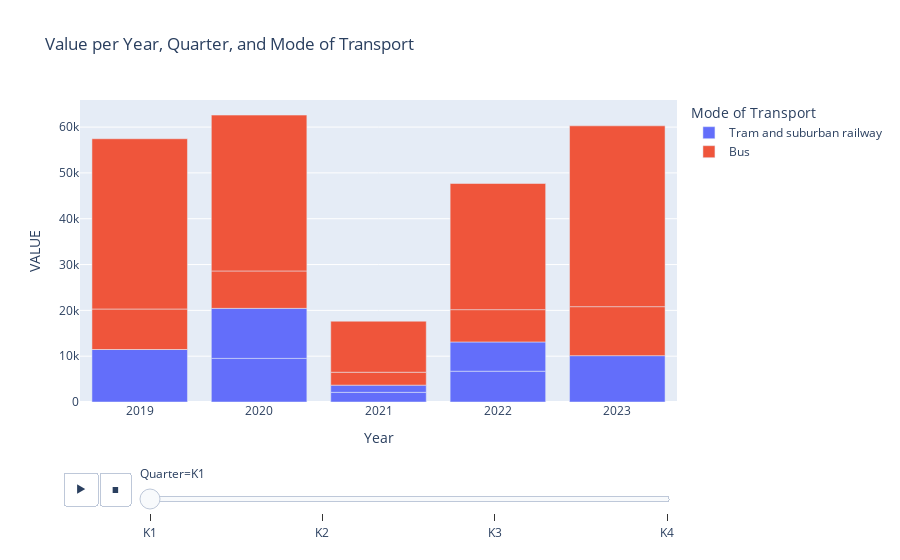

The notebook cell saved with this chart:
### Code cell
# Create an interactive bar chart with Plotly Express
fig = px.bar(Ireland, x='Year', y='VALUE', color='Mode of Transport', 
             animation_frame='Quarter', 
             title='Value per Year, Quarter, and Mode of Transport')

# Show the plot
fig.show()

### Figure 1 — Plotly figure (JSON) as saved in the notebook; plotly's stock layout.template omitted (floating-point values rounded to 4 significant figures)
{"data": [{"alignmentgroup": "True", "hovertemplate": "Mode of Transport=Tram and suburban railway<br>Quarter=K1<br>Year=%{x}<br>VALUE=%{y}<extra></extra>", "legendgroup": "Tram and suburban railway", "marker": {"color": "#636efa", "pattern": {"shape": ""}}, "name": "Tram and suburban railway", "offsetgroup": "Tram and suburban railway", "orientation": "v", "showlegend": true, "textposition": "auto", "type": "bar", "x": [2019, 2020, 2021, 2022, 2019, 2020, 2021, 2022, 2023], "xaxis": "x", "y": [11455, 9520, 2109, 6719, 0, 10917, 1572, 6384, 10114], "yaxis": "y"}, {"alignmentgroup": "True", "hovertemplate": "Mode of Transport=Bus<br>Quarter=K1<br>Year=%{x}<br>VALUE=%{y}<extra></extra>", "legendgroup": "Bus", "marker": {"color": "#EF553B", "pattern": {"shape": ""}}, "name": "Bus", "offsetgroup": "Bus", "orientation": "v", "showlegend": true, "textposition": "auto", "type": "bar", "x": [2019, 2019, 2020, 2020, 2021, 2021, 2022, 2022, 2023, 2023], "xaxis": "x", "y": [8839, 37158, 8161, 34017, 2817, 11137, 7052, 27533, 10694, 39462], "yaxis": "y"}], "layout": {"barmode": "relative", "legend": {"title": {"text": "Mode of Transport"}, "tracegroupgap": 0}, "sliders": [{"active": 0, "currentvalue": {"prefix": "Quarter="}, "len": 0.9, "pad": {"b": 10, "t": 60}, "steps": [{"args": [["K1"], {"frame": {"duration": 0, "redraw": true}, "fromcurrent": true, "mode": "immediate", "transition": {"duration": 0, "easing": "linear"}}], "label": "K1", "method": "animate"}, {"args": [["K2"], {"frame": {"duration": 0, "redraw": true}, "fromcurrent": true, "mode": "immediate", "transition": {"duration": 0, "easing": "linear"}}], "label": "K2", "method": "animate"}, {"args": [["K3"], {"frame": {"duration": 0, "redraw": true}, "fromcurrent": true, "mode": "immediate", "transition": {"duration": 0, "easing": "linear"}}], "label": "K3", "method": "animate"}, {"args": [["K4"], {"frame": {"duration": 0, "redraw": true}, "fromcurrent": true, "mode": "immediate", "transition": {"duration": 0, "easing": "linear"}}], "label": "K4", "method": "animate"}], "x": 0.1, "xanchor": "left", "y": 0, "yanchor": "top"}], "title": {"text": "Value per Year, Quarter, and Mode of Transport"}, "updatemenus": [{"buttons": [{"args": [null, {"frame": {"duration": 500, "redraw": true}, "fromcurrent": true, "mode": "immediate", "transition": {"duration": 500, "easing": "linear"}}], "label": "&#9654;", "method": "animate"}, {"args": [[null], {"frame": {"duration": 0, "redraw": true}, "fromcurrent": true, "mode": "immediate", "transition": {"duration": 0, "easing": "linear"}}], "label": "&#9724;", "method": "animate"}], "direction": "left", "pad": {"r": 10, "t": 70}, "showactive": false, "type": "buttons", "x": 0.1, "xanchor": "right", "y": 0, "yanchor": "top"}], "xaxis": {"anchor": "y", "domain": [0, 1], "title": {"text": "Year"}}, "yaxis": {"anchor": "x", "domain": [0, 1], "title": {"text": "VALUE"}}}}
